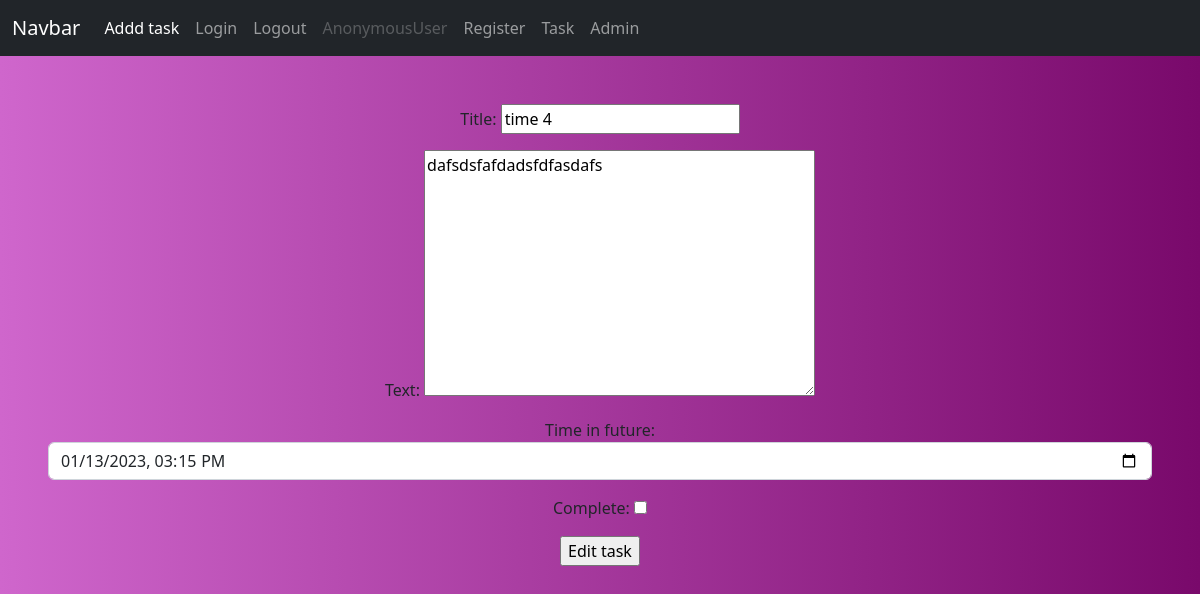
Page /edit_task/32 on the committed database.
### core/models.py (models this page shows)
class Task(models.Model):
    user = models.ForeignKey(User, on_delete=models.CASCADE, null=True, blank=True)
    title = models.CharField(max_length=255)
    text = models.TextField()
    date_created = models.DateTimeField(auto_now_add=True)
    complete = models.BooleanField(default=False)
    date_planned_completion = models.DateTimeField(blank=True, null=True)
    date_completion = models.DateTimeField(blank=True, null=True)

### core/views.py (the view, shortened to what this page needs)
# urls.py: path("edit_task/<int:pk>", TaskUpdateView.as_view(), name="edit_task"),
class TaskUpdateView(UpdateView):
    model: Type[Task] = Task
    form_class: Type[TaskUpdateForm] = TaskUpdateForm
    template_name = "edit_task.html"
    success_url = reverse_lazy("task")

### core/forms.py
class TaskUpdateForm(forms.ModelForm):
    date_planned_completion = forms.DateTimeField(
        label="Time in future",
        widget=forms.TextInput(
            attrs={
                "id": "time_in_future",
                "type": "datetime-local",
                "class": "form-control",
            }
        ),
    )
    class Meta:
        model = Task
        fields = ["title", "text", "date_planned_completion", "complete"]

### core/templates/edit_task.html (shortened to what this page needs)
{% extends 'base.html' %}
{% block content %}
<form action="" method="post">
    {{ form.as_p }}
    <input type="submit" value="Edit task">
</form>
</div>
</center>
{% endblock %}

### rows in the picture
Task: title "time 4", text "dafsdsfafdadsfdfasdafs", date_planned_completion "01/13/2023 15:15"

### other values in the picture
{{ request.user }} "AnonymousUser"
